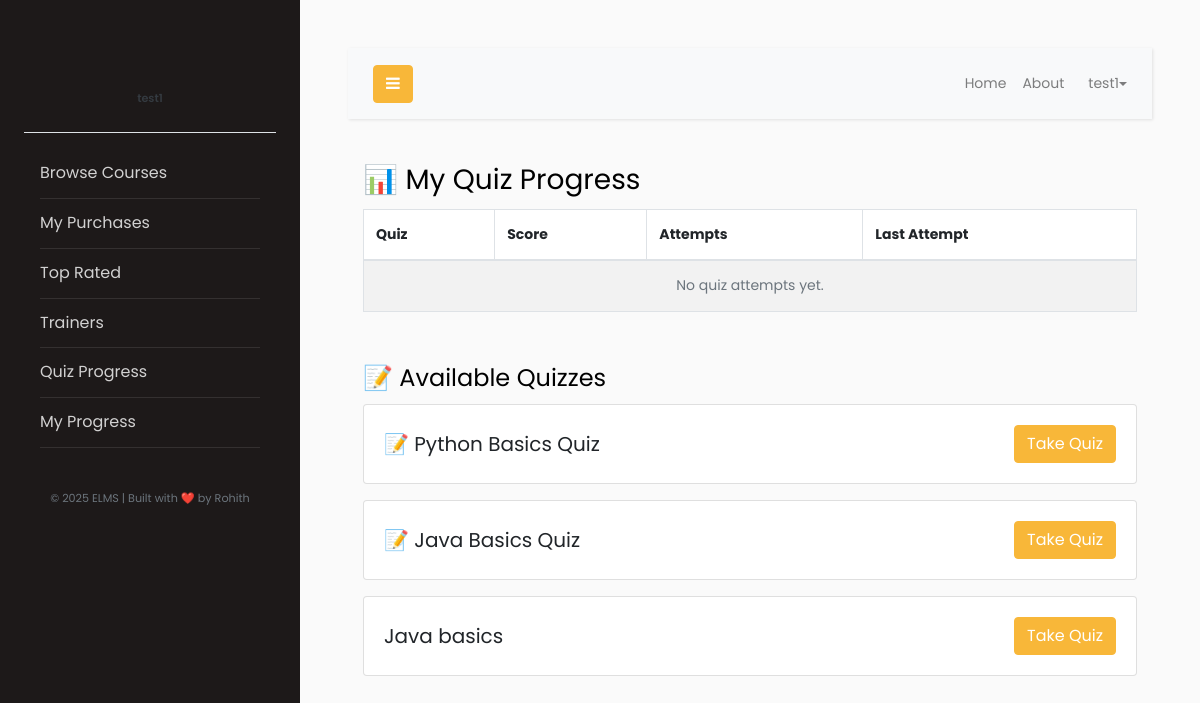
Page /quiz/student/quiz-dashboard/ (signed in) on the committed database.
### accounts/models.py (models this page shows)
class User(AbstractUser):
    is_manager = models.BooleanField('Is manager', default=False)
    is_trainer = models.BooleanField('Is trainer', default=False)
    is_student = models.BooleanField('Is student', default=False)
    country = models.ForeignKey(Country, on_delete=models.SET_NULL, null=True, blank=True)
    state = models.ForeignKey(State, on_delete=models.SET_NULL, null=True, blank=True)
    district = models.ForeignKey(District, on_delete=models.SET_NULL, null=True, blank=True)
    @property
    def role(self):
     if self.is_student:
        return "student"
     elif self.is_trainer:
        return "trainer"
     elif self.is_manager:
        return "manager"
     return "unknown"

### quiz/models.py (models this page shows, shortened)
class Quiz(models.Model):
    title = models.CharField(max_length=255)
    course = models.ForeignKey(Course, on_delete=models.CASCADE)
    video = models.ForeignKey(Video, on_delete=models.CASCADE, null=True, blank=True)
    duration = models.IntegerField(default=10)
    max_attempts = models.PositiveIntegerField(default=3)

### quiz/views.py (the view)
# urls.py: path('student/quiz-dashboard/', views.student_quiz_dashboard, name='student_quiz_dashboard'),
@login_required
def student_quiz_dashboard(request):
    attempts = QuizAttempt.objects.filter(student=request.user).select_related('quiz')
    quizzes = Quiz.objects.all()  # Or filter for only available ones
    return render(request, 'quiz/student_quiz_dashboard.html', {
        'attempts': attempts,
        'quizzes': quizzes
    })

### templates/quiz/student_quiz_dashboard.html (shortened to what this page needs)
{% extends 'base.html' %}
{% block content %}
<div class="container mt-4">
    <h3>📊 My Quiz Progress</h3>
    <table class="table table-bordered table-striped">
        <thead>
            <tr>
                <th>Quiz</th>
                <th>Score</th>
                <th>Attempts</th>
                <th>Last Attempt</th>
            </tr>
        </thead>
        <tbody>
            {% for attempt in attempts %}
            <tr>
                <td>{{ attempt.quiz.title }}</td>
                <td>{{ attempt.score }}/{{ attempt.total }}</td>
                <td>{{ attempt.attempts }}</td>
                <td>{{ attempt.last_attempt|date:"Y-m-d H:i" }}</td>
            </tr>
            {% empty %}
            <tr>
                <td colspan="4" class="text-center text-muted">No quiz attempts yet.</td>
            </tr>
            {% endfor %}
        </tbody>
    </table>
    <h4 class="mt-5">📝 Available Quizzes</h4>
    {% for quiz in quizzes %}
    <div class="card mb-3">
        <div class="card-body d-flex justify-content-between align-items-center">
            <h5 class="card-title mb-0">{{ quiz.title }}</h5>
            <a href="{% url 'take_quiz' quiz.id %}" class="btn btn-primary">Take Quiz</a>
        </div>
    </div>
    {% empty %}
    <p class="text-muted">No available quizzes at the moment.</p>
    {% endfor %}
</div>
{% endblock %}

### templates/base.html (shortened to what this page needs)
{% load static %}
<!doctype html>
<html lang="en">
  <head>
    <link rel="stylesheet" href="https://stackpath.bootstrapcdn.com/font-awesome/4.7.0/css/font-awesome.min.css">
    <link href="https://cdn.jsdelivr.net/npm/bootstrap@5.3.0/dist/css/bootstrap.min.css" rel="stylesheet">
    <link rel="stylesheet" href="{% static 'css/style.css' %}">
  </head>
  <body>
    <div class="wrapper d-flex align-items-stretch">
      <nav id="sidebar">
        <div class="p-4 pt-5">
          <div class="text-center py-4 border-bottom">
            <div class="mt-3">
              <div class="fw-semibold small text-dark">
                {{ user.username }}
              </div>
            </div>
          </div>
          <ul class="nav flex-column px-3 py-3">
            {% if user.role == 'student' %}
              <li class="nav-item"><a class="nav-link" href="{% url 'browse_courses' %}"> Browse Courses</a></li>
              <li class="nav-item"><a class="nav-link" href="{% url 'my_purchases' %}"> My Purchases</a></li>
              <li class="nav-item"><a class="nav-link" href="{% url 'top_rated_videos' %}"> Top Rated</a></li>
              <li class="nav-item">
                <a class="nav-link" href="{% url 'trainer_list' %}">
                   Trainers
                </a>
              </li>
              <li class="nav-item"><a class="nav-link" href="{% url 'student_quiz_dashboard' %}"> Quiz Progress</a></li>
              <li class="nav-item">
                <a class="nav-link" href="{% url 'student' %}#progress-chart">
                   My Progress
                </a>
              </li>
            {% endif %}
          </ul>
          <div class="footer mt-4">
            <p class="small text-muted text-center">
              &copy; <script>document.write(new Date().getFullYear());</script> ELMS | Built with ❤️ by Rohith
            </p>
          </div>
        </div>
      </nav>
      <div id="content" class="p-4 p-md-5">
<nav class="navbar navbar-expand-lg navbar-light bg-light">
  <div class="container-fluid">
    <button type="button" id="sidebarCollapse" class="btn btn-primary">
      <i class="fa fa-bars"></i>
    </button>
    <div class="collapse navbar-collapse justify-content-end" id="navbarSupportedContent">
      <ul class="nav navbar-nav ml-auto">
        <li class="nav-item">
          {% if user.is_authenticated %}
            {% if user.is_student %}
              <a class="nav-link" href="{% url 'student' %}">Home</a>
            {% elif user.is_trainer %}
              <a class="nav-link" href="{% url 'trainer' %}">Home</a>
            {% elif user.is_manager %}
              <a class="nav-link" href="{% url 'manager' %}">Home</a>
            {% endif %}
          {% else %}
            <a class="nav-link" href="{% url 'home' %}">Home</a>
          {% endif %}
        </li>
    <li class="nav-item"><a class="nav-link" href="#">About</a></li>
        {% if user.is_authenticated %}
        <li class="nav-item dropdown">
          <a class="nav-link dropdown-toggle d-flex align-items-center" href="#" id="userDropdown" role="button"
             data-bs-toggle="dropdown" aria-expanded="false">
            {{ user.username }}
          </a>
        </li>
        {% endif %}
      </ul>
    </div>
  </div>
</nav>
{% block content %}{% endblock %}
      </div>
    </div>
  </body>
</html>

### rows in the picture
User: username "test1"
Quiz: title "📝 Python Basics Quiz"
Quiz: title "📝 Java Basics Quiz"
Quiz: title "Java basics"
